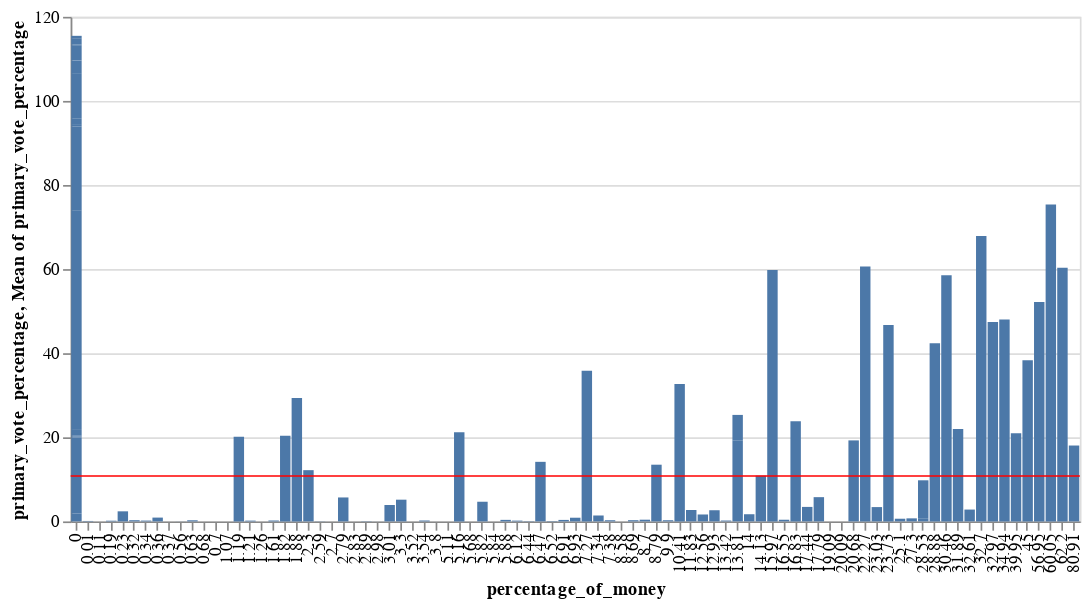

Here is the notebook cell this chart was saved with:
### Code cell
#3) Seleccionar un subconjunto de variables que resulten de interés y analizarlas utilizando:
#● Histogramas
#● Gráfico de violín (utilizar la librería matplotlib.pyplot)
#● Boxplots
#● Density plot. Analizar si los datos presentan algún tipo de asimetría y explicar
#cuál.
#● Gráfico a elección. Seleccionar otro tipo de gráfico de una librería distinta a las
#propuestas en la materia y realizar un análisis a elección.

import altair as alt

s = data[['primary_vote_percentage', 'percentage_of_money']]

bar = alt.Chart(s).mark_bar().encode(
    x='percentage_of_money:O',
    y='primary_vote_percentage:Q'
)

rule = alt.Chart(s).mark_rule(color='red').encode(
    y='mean(primary_vote_percentage):Q'
)

(bar + rule).properties(width=600)

### Figure 1 — Vega-Lite specification as saved in the notebook (floating-point values rounded to 4 significant figures)
{"config": {"view": {"continuousWidth": 400, "continuousHeight": 300}}, "layer": [{"mark": "bar", "encoding": {"x": {"field": "percentage_of_money", "type": "ordinal"}, "y": {"field": "primary_vote_percentage", "type": "quantitative"}}}, {"mark": {"type": "rule", "color": "red"}, "encoding": {"y": {"aggregate": "mean", "field": "primary_vote_percentage", "type": "quantitative"}}}], "data": {"name": "data-66775ac9fb0170fdd22dacf4a4764dcc"}, "width": 600, "$schema": "https://vega.github.io/schema/vega-lite/v4.17.0.json", "datasets": {"data-66775ac9fb0170fdd22dacf4a4764dcc": [{"primary_vote_percentage": 23.81, "percentage_of_money": 16.83}, {"primary_vote_percentage": 0.0, "percentage_of_money": 0.68}, {"primary_vote_percentage": 0.76, "percentage_of_money": 28.53}, {"primary_vote_percentage": 0.64, "percentage_of_money": 25.1}, {"primary_vote_percentage": 0.06, "percentage_of_money": 2.89}, {"primary_vote_percentage": 59.79, "percentage_of_money": 15.97}, {"primary_vote_percentage": 1.41, "percentage_of_money": 7.34}, {"primary_vote_percentage": 12.19, "percentage_of_money": 2.3}, {"primary_vote_percentage": 0.0, "percentage_of_money": 0.0}, {"primary_vote_percentage": 0.2, "percentage_of_money": 0.34}, {"primary_vote_percentage": 0.19, "percentage_of_money": 6.12}, {"primary_vote_percentage": 1.85, "percentage_of_money": 0.0}, {"primary_vote_percentage": 0.29, "percentage_of_money": 8.69}, {"primary_vote_percentage": 18.09, "percentage_of_money": 0.0}, {"primary_vote_percentage": 3.41, "percentage_of_money": 23.03}, {"primary_vote_percentage": 0.28, "percentage_of_money": 9.9}, {"primary_vote_percentage": 38.32, "percentage_of_money": 45.0}, {"primary_vote_percentage": 35.85, "percentage_of_money": 7.27}, {"primary_vote_percentage": 67.9, "percentage_of_money": 32.7}, {"primary_vote_percentage": 19.19, "percentage_of_money": 13.81}, {"primary_vote_percentage": 0.22, "percentage_of_money": 1.61}, {"primary_vote_percentage": 2.72, "percentage_of_money": 11.83}, {"primary_vote_percentage": 0.0, "percentage_of_money": 2.83}, {"primary_vote_percentage": 9.02, "percentage_of_money": 28.53}, {"primary_vote_percentage": 0.41, "percentage_of_money": 8.7}, {"primary_vote_percentage": 0.01, "percentage_of_money": 0.0}, {"primary_vote_percentage": 0.0, "percentage_of_money": 1.26}, {"primary_vote_percentage": 0.13, "percentage_of_money": 0.0}, {"primary_vote_percentage": 0.36, "percentage_of_money": 6.91}, {"primary_vote_percentage": 6.14, "percentage_of_money": 13.81}, {"primary_vote_percentage": 0.11, "percentage_of_money": 0.0}, {"primary_vote_percentage": 1.65, "percentage_of_money": 12.56}, {"primary_vote_percentage": 42.37, "percentage_of_money": 28.88}, {"primary_vote_percentage": 13.49, "percentage_of_money": 8.79}, {"primary_vote_percentage": 29.34, "percentage_of_money": 1.88}, {"primary_vote_percentage": 0.19, "percentage_of_money": 0.0}, {"primary_vote_percentage": 4.68, "percentage_of_money": 5.82}, {"primary_vote_percentage": 0.0, "percentage_of_money": 20.09}, {"primary_vote_percentage": 1.58, "percentage_of_money": 0.0}, {"primary_vote_percentage": 51.91, "percentage_of_money": 0.0}, {"primary_vote_percentage": 0.0, "percentage_of_money": 19.09}, {"primary_vote_percentage": 20.08, "percentage_of_money": 0.0}, {"primary_vote_percentage": 0.54, "percentage_of_money": 0.0}, {"primary_vote_percentage": 18.05, "percentage_of_money": 80.91}, {"primary_vote_percentage": 1.39, "percentage_of_money": 0.0}, {"primary_vote_percentage": 0.29, "percentage_of_money": 0.32}, {"primary_vote_percentage": 0.0, "percentage_of_money": 3.8}, {"primary_vote_percentage": 3.45, "percentage_of_money": 17.44}, {"primary_vote_percentage": 10.55, "percentage_of_money": 0.0}, {"primary_vote_percentage": 58.53, "percentage_of_money": 30.46}, {"primary_vote_percentage": 0.73, "percentage_of_money": 27.3}, {"primary_vote_percentage": 0.0, "percentage_of_money": 8.58}, {"primary_vote_percentage": 21.23, "percentage_of_money": 5.16}, {"primary_vote_percentage": 3.13, "percentage_of_money": 0.0}, {"primary_vote_percentage": 0.88, "percentage_of_money": 6.93}, {"primary_vote_percentage": 0.0, "percentage_of_money": 5.68}, {"primary_vote_percentage": 0.0, "percentage_of_money": 2.7}, {"primary_vote_percentage": 5.17, "percentage_of_money": 3.3}, {"primary_vote_percentage": 0.91, "percentage_of_money": 0.36}, {"primary_vote_percentage": 0.0, "percentage_of_money": 5.84}, {"primary_vote_percentage": 32.7, "percentage_of_money": 10.41}, {"primary_vote_percentage": 60.33, "percentage_of_money": 62.2}, {"primary_vote_percentage": 0.37, "percentage_of_money": 5.88}, {"primary_vote_percentage": 0.0, "percentage_of_money": 0.11}, {"primary_vote_percentage": 0.11, "percentage_of_money": 0.0}, {"primary_vote_percentage": 0.0, "percentage_of_money": 3.52}, {"primary_vote_percentage": 20.94, "percentage_of_money": 39.95}, {"primary_vote_percentage": 75.39, "percentage_of_money": 60.05}, {"primary_vote_percentage": 1.71, "percentage_of_money": 14.0}, {"primary_vote_percentage": 2.4, "percentage_of_money": 0.23}, {"primary_vote_percentage": 0.4, "percentage_of_money": 16.55}, {"primary_vote_percentage": 0.0, "percentage_of_money": 0.37}, {"primary_vote_percentage": 3.9, "percentage_of_money": 3.01}, {"primary_vote_percentage": 60.65, "percentage_of_money": 22.27}, {"primary_vote_percentage": 5.77, "percentage_of_money": 17.79}, {"primary_vote_percentage": 19.27, "percentage_of_money": 20.68}, {"primary_vote_percentage": 3.44, "percentage_of_money": 0.0}, {"primary_vote_percentage": 0.0, "percentage_of_money": 5.11}, {"primary_vote_percentage": 0.19, "percentage_of_money": 1.21}, {"primary_vote_percentage": 5.7, "percentage_of_money": 2.79}, {"primary_vote_percentage": 22.0, "percentage_of_money": 31.89}, {"primary_vote_percentage": 0.01, "percentage_of_money": 2.98}, {"primary_vote_percentage": 2.82, "percentage_of_money": 32.61}, {"primary_vote_percentage": 0.04, "percentage_of_money": 2.59}, {"primary_vote_percentage": 0.0, "percentage_of_money": 0.32}, {"primary_vote_percentage": 0.28, "percentage_of_money": 0.0}, {"primary_vote_percentage": 0.0, "percentage_of_money": 0.7}, {"primary_vote_percentage": 1.38, "percentage_of_money": 0.0}, {"primary_vote_percentage": 20.13, "percentage_of_money": 1.19}, {"primary_vote_percentage": 46.74, "percentage_of_money": 23.73}, {"primary_vote_percentage": 0.22, "percentage_of_money": 3.54}, {"primary_vote_percentage": 47.41, "percentage_of_money": 32.97}, {"primary_vote_percentage": 0.0, "percentage_of_money": 1.07}, {"primary_vote_percentage": 48.0, "percentage_of_money": 34.94}, {"primary_vote_percentage": 0.27, "percentage_of_money": 0.63}, {"primary_vote_percentage": 2.66, "percentage_of_money": 12.93}, {"primary_vote_percentage": 0.11, "percentage_of_money": 0.01}, {"primary_vote_percentage": 0.28, "percentage_of_money": 7.38}, {"primary_vote_percentage": 0.09, "percentage_of_money": 6.52}, {"primary_vote_percentage": 0.17, "percentage_of_money": 0.19}, {"primary_vote_percentage": 20.4, "percentage_of_money": 1.82}, {"primary_vote_percentage": 0.43, "percentage_of_money": 0.0}, {"primary_vote_percentage": 0.02, "percentage_of_money": 0.56}, {"primary_vote_percentage": 14.17, "percentage_of_money": 6.47}, {"primary_vote_percentage": 10.89, "percentage_of_money": 14.13}, {"primary_vote_percentage": 52.17, "percentage_of_money": 56.95}, {"primary_vote_percentage": 0.21, "percentage_of_money": 13.42}, {"primary_vote_percentage": 0.28, "percentage_of_money": 0.0}, {"primary_vote_percentage": 0.07, "percentage_of_money": 6.44}]}}
